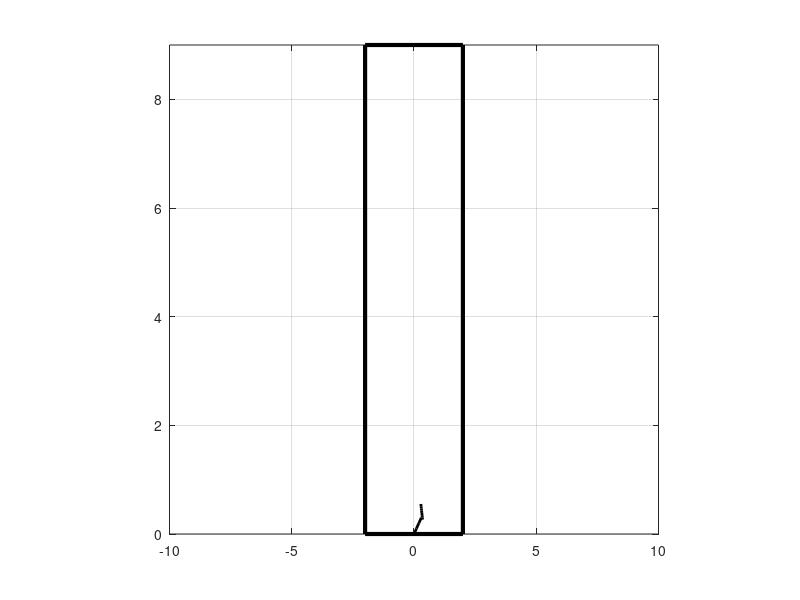

Write the MATLAB code that produced this figure.
%KDP crystal growth simulator
clc
clear all
x1=-2;
x2=2;
y1=0;
y2=9;
%plot a rectangle
x = [x1, x2, x2, x1, x1];
y = [y1, y1, y2, y2, y1];
plot(x, y, 'k-', 'LineWidth', 3);
hold on;
grid on
axis ([-10 10 0 9])
axis square
 m= 1; 
 c = 0.5;
 d= -0.5;
 M=input('nhap mode (0 hoac 1 hoac 2):' )
   %cyan/black line
  x4=0.28:0.01:0.35
  y4= -4.1*x4 + c -d +0.7
  plot(x4,y4,'-k','LineWidth', 2)
  hold on
  x2=0:0.1:0.32
   y2 = m*x2 + c + d
    %green/black line
  plot(x2,y2,'-k','LineWidth', 2)
  hold on

 % y1,y3 have the same generated speed
 if M==0
 for t=0:0.5:8
     x1=-2:1:2
 y1 = m*x1 + c + t
 plot(x1,y1,'-b','LineWidth', 2)
  hold on
  x3=-2:1:2
      y3= tan(0.03*pi)*x3 + c + t
  plot(x3,y3,'-r','LineWidth', 2)
  hold on
  pause(0.5)
 end
 %(101) slower than (100) 0.4 times
 elseif M==1 
     speed = input('Nhap toc do phat trien: ');
      for t=0:speed:8
  x1=-2:1:2        
 y1 = m*x1 + c + t
 plot(x1,y1,'-b','LineWidth', 2)
  hold on
  x3=-2:1:2
    y3= tan(0.03*pi)*x3 + c + 0.6*t
  plot(x3,y3,'-r','LineWidth', 2)
  hold on
  pause(0.5)
      end
      %(101) slower than (100)0.4 times
 elseif M==2
     speed = input('Nhap toc do phat trien: ');
           for t=0:speed:8
 x1=-2:1:2 
 y1 = m*x + c + 0.6*t
 plot(x,y1,'-b','LineWidth', 2)
  hold on
  x3=-2:1:2
    y3= tan(0.03*pi)*x3 +c + t
  plot(x3,y3,'-r','LineWidth', 2)
  hold on
  pause(0.5)
 end
end